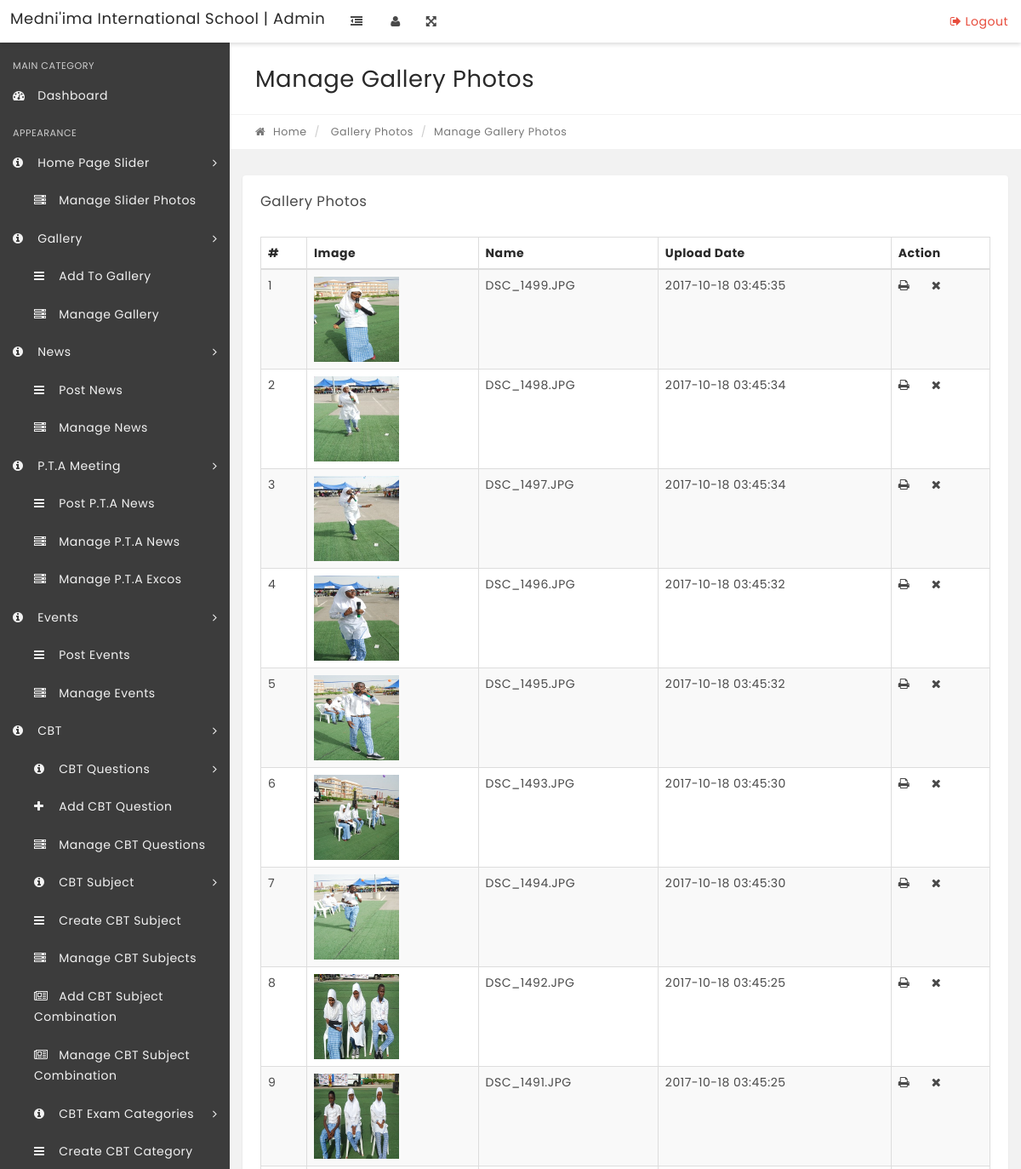
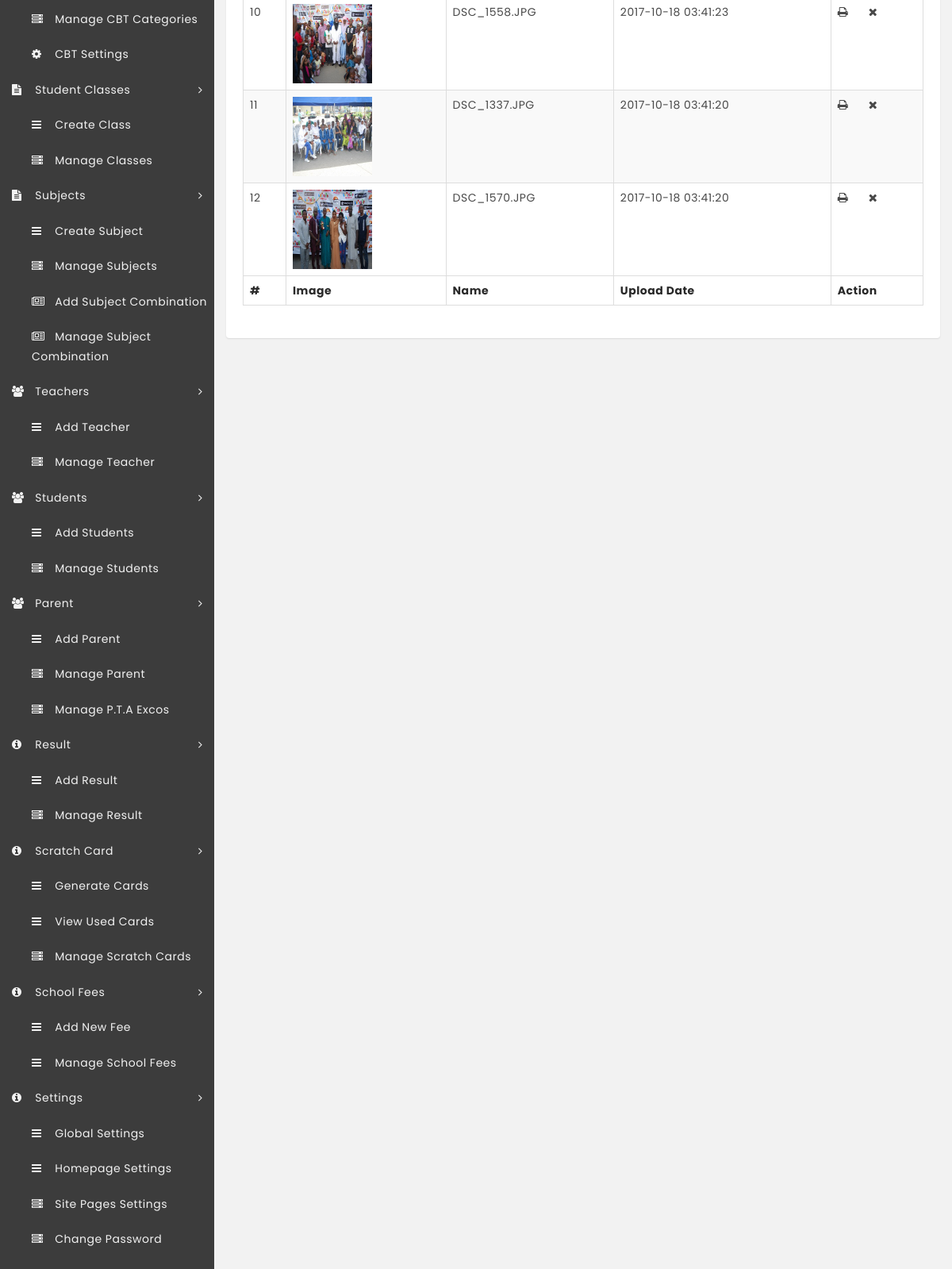
The app's page /admin/manage-gallery.php with its own data (2 pictures, top to bottom).
### tables this page shows
CREATE TABLE IF NOT EXISTS `tblgallery` (
  `id` int(11) NOT NULL,
  `photo_name` varchar(250) NOT NULL,
  `album_id` int(11) NOT NULL,
  `link` varchar(250) NOT NULL,
  `slug` text NOT NULL,
  `date` timestamp NOT NULL DEFAULT CURRENT_TIMESTAMP ON UPDATE CURRENT_TIMESTAMP
);

### controller/header.php (called while the page is built, shortened)
<?php
require_once __DIR__ . '/config.php';
if(($db=="" || $db->connect_error))
{
    header("Location: /installation/");
}
else{
include __DIR__ . '/func.php';
$iSMartFUN = new Ismart_Controller($db);
}
?>

### controller/func.php (called while the page is built, shortened)
<?php
class Ismart_Controller {
	var $db;
	function __construct($db){
		$this->db = $db;
            	}
public function getTRows($table,$conditions = array()){
		$sql = 'SELECT ';
		$sql .= array_key_exists("select",$conditions)?$conditions['select']:'*';
		$sql .= ' FROM '.$table;
		if(array_key_exists("order_by",$conditions)){
			$sql .= ' ORDER BY '.$conditions['order_by'];
		}
		$result = $this->db->query($sql);
		if(array_key_exists("return_type",$conditions) && $conditions['return_type'] != 'all'){
			switch($conditions['return_type']){
				case 'count':
					$data = $result->num_rows;
					break;
				case 'single':
					$data = $result->fetch_object();
					break;
				default:
					$data = '';
			}
		}else{
			if($result->num_rows > 0){
				while($row = $result->fetch_object()){
					$data[] = $row;
				}
			}
		}
		return !empty($data)?$data:false;
	}
}
?>

### admin/manage-gallery.php (the view, shortened to what this page needs)
<?php
include('../controller/header.php');
if(strlen($_SESSION['alogin'])=="")
    {
    $login_url=''.SITE_URL.'login';
    header("Location: $login_url");
    }
    else{
?>
<!DOCTYPE html>
<html lang="en">
    <head>
    </head>
    <body class="top-navbar-fixed">
        <div class="main-wrapper">
   <?php include('includes/topbar.php');?>
            <div class="content-wrapper">
                <div class="content-container">
<?php include('includes/leftbar.php');?>
                    <div class="main-page">
                        <div class="container-fluid">
                            <div class="row page-title-div">
                                <div class="col-md-6">
                                    <h2 class="title">Manage Gallery Photos</h2>
                                </div>
                            </div>
                            <div class="row breadcrumb-div">
                                <div class="col-md-6">
                                    <ul class="breadcrumb">
            							<li><a href="dashboard.php"><i class="fa fa-home"></i> Home</a></li>
                                        <li> Gallery Photos</li>
            							<li class="active">Manage Gallery Photos</li>
            						</ul>
                                </div>
                            </div>
                        </div>
                        <section class="section">
                            <div class="container-fluid">
<div id="divToPrint">
                                <div class="row">
                                    <div class="col-md-12">
                                        <div class="panel">
                                            <div class="panel-heading">
                                                <div class="panel-title">
                                                    <h5>Gallery Photos</h5>
                                                </div>
                                            </div>
                                            <div class="panel-body p-20">
                                                <table id="example" class="display table table-striped table-bordered" cellspacing="0" width="100%">
                                                    <thead>
                                                        <tr>
                                                            <th>#</th>
                                                            <th>Image</th>
                                                            <th>Name</th>
                                                            <th>Upload Date</th>
                                                            <th>Action</th>
                                                        </tr>
                                                    </thead>
                                                    <tfoot>
                                                        <tr>
                                                          <th>#</th>
                                                            <th>Image</th>
                                                            <th>Name</th>
                                                            <th>Upload Date</th>
                                                            <th>Action</th>
                                                        </tr>
                                                    </tfoot>
                                                    <tbody>
<?php
$gallery_condition['order_by'] = 'date DESC';
$gallery_list = $iSMartFUN->getTRows("tblgallery",$gallery_condition);
$cnt=1;
if($gallery_list)
{
foreach($gallery_list as $result)
{   ?>
<tr>
 <td><?php echo htmlentities($cnt);?></td>
                                                            <td><img src="<?php echo htmlentities($result->link);?>" width="100px" height="100px"/></td>
                                                            <td><?php echo htmlentities($result->photo_name);?></td>
                                                            <td><?php echo htmlentities($result->date);?></td>
<td>
<a href="manage-gallery.php?sid=<?php echo htmlentities($result->id);?>"><i class="fa fa-print" title="Add To Slider"></i> </a> &nbsp;&nbsp;&nbsp;&nbsp;
<a href="manage-gallery.php?did=<?php echo htmlentities($result->id);?>"><i class="fa fa-times" title="Delete"></i> </a>
</td>
</tr>
<?php $cnt=$cnt+1;}} ?>
                                                    </tbody>
                                                </table>
</div>
                                            </div>
                                        </div>
                                    </div>
                                                </div>
                                            </div>
                                        </div>
                                    </div>
                                </div>
                            </div>
    </body>
</html>
<?php } ?>

### records on screen
tblgallery: link (picture), photo_name "DSC_1499.JPG", date "2017-10-18 03:45:35"
tblgallery: link (picture), photo_name "DSC_1498.JPG", date "2017-10-18 03:45:34"
tblgallery: link (picture), photo_name "DSC_1497.JPG", date "2017-10-18 03:45:34"
tblgallery: link (picture), photo_name "DSC_1496.JPG", date "2017-10-18 03:45:32"
tblgallery: link (picture), photo_name "DSC_1495.JPG", date "2017-10-18 03:45:32"
tblgallery: link (picture), photo_name "DSC_1493.JPG", date "2017-10-18 03:45:30"
tblgallery: link (picture), photo_name "DSC_1494.JPG", date "2017-10-18 03:45:30"
tblgallery: link (picture), photo_name "DSC_1492.JPG", date "2017-10-18 03:45:25"
tblgallery: link (picture), photo_name "DSC_1491.JPG", date "2017-10-18 03:45:25"
tblgallery: link (picture), photo_name "DSC_1558.JPG", date "2017-10-18 03:41:23"
tblgallery: link (picture), photo_name "DSC_1337.JPG", date "2017-10-18 03:41:20"
tblgallery: link (picture), photo_name "DSC_1570.JPG", date "2017-10-18 03:41:20"

### other values on screen
SCHOOL_NAME "Medni'ima International School"
